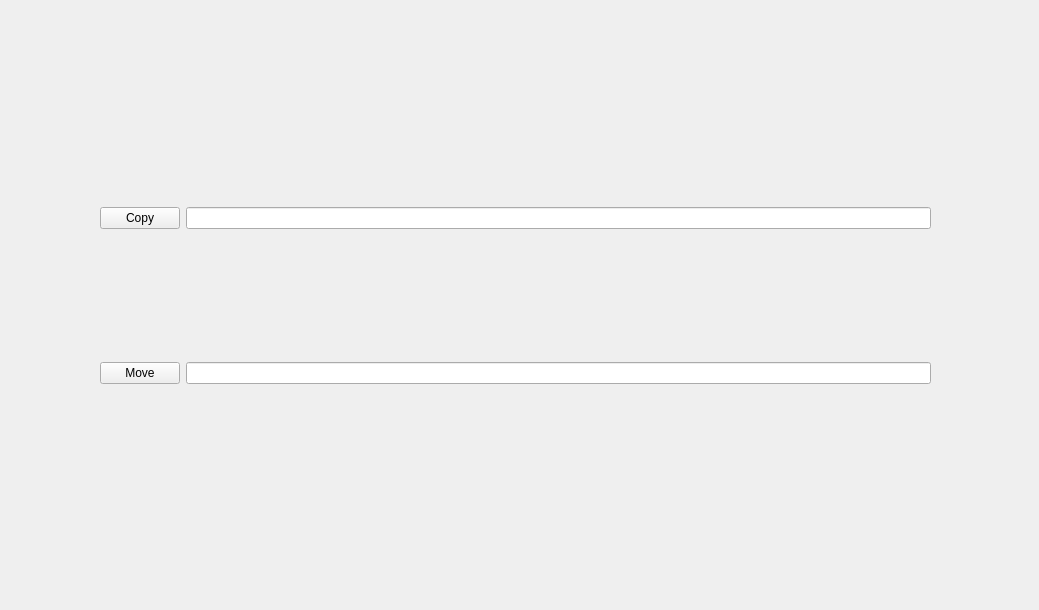
<?xml version="1.0" encoding="UTF-8"?>
<ui version="4.0">
 <class>InodeFunctions</class>
 <widget class="QWidget" name="InodeFunctions">
  <property name="geometry">
   <rect>
    <x>0</x>
    <y>0</y>
    <width>1039</width>
    <height>610</height>
   </rect>
  </property>
  <property name="windowTitle">
   <string>Form</string>
  </property>
  <widget class="QWidget" name="gridLayoutWidget">
   <property name="geometry">
    <rect>
     <x>100</x>
     <y>80</y>
     <width>831</width>
     <height>431</height>
    </rect>
   </property>
   <layout class="QGridLayout" name="gridLayout">
    <item row="0" column="2">
     <widget class="QLineEdit" name="copy_info"/>
    </item>
    <item row="0" column="0">
     <widget class="QPushButton" name="CopyButton">
      <property name="text">
       <string>Copy</string>
      </property>
     </widget>
    </item>
    <item row="1" column="0">
     <widget class="QPushButton" name="MoveButton">
      <property name="text">
       <string>Move</string>
      </property>
     </widget>
    </item>
    <item row="1" column="2">
     <widget class="QLineEdit" name="move_info"/>
    </item>
   </layout>
  </widget>
 </widget>
 <resources/>
 <connections/>
</ui>
